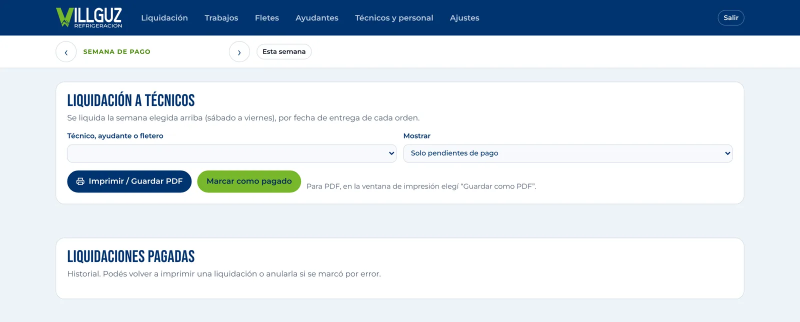
#> input picture img/w/sis-panel-1600.webp, 1600 x 644 px, given in place of d-hero.png, which was not available (shown at 1/2 size)
$ python procesar_web.py
#> lines starting #> are read from the running program, lines starting #| are printed output that depends on the picture; pictures that were not available may be replaced by others from this repository, and a replacement may not be noted
### tools/procesar.py
"""Optimiza las fotos elegidas del SSD -> img/f/<slug>-{800,1600}.{webp,jpg} y escribe tools/fotos.json"""
import json, os, sys
from PIL import Image, ImageOps, ImageCms
Image.MAX_IMAGE_PIXELS = None
# Carpeta del SSD con todo el material. En la Mac suele ser /Volumes/<nombre del SSD>/Cloude Juan Guzman Web
# Se puede cambiar sin tocar el código:  FOTOS_SSD="/Volumes/MiSSD/Cloude Juan Guzman Web" python3 tools/procesar.py
SRC = os.environ.get("FOTOS_SSD", "/mnt/user-data/uploads/Cloude Juan Guzman Web")
REPO = os.path.dirname(os.path.dirname(os.path.abspath(__file__)))

F = SRC + "/Fotos/"
SUBIR = SRC + "/Fotos para subir/"
CARPETAS = {"inicio": "Fotos para el incio", "conciertos": "Conciertos", "eventos": "Eventos",
            "gastronomia": "Gastronomia", "moda": "Moda"}
RETRATOS = "CG1_4569 CG1_4572 CG1_4575 CG1_4578 CG1_4579".split()  # Emma

def carpeta(nombre, filtro=lambda n: True):
    out = []
    for f in sorted(os.listdir(SUBIR + nombre)):
        base, ext = os.path.splitext(f)
        if not filtro(base): continue
        if ext.lower() in (".jpg", ".jpeg", ".png", ".cr2"):
            out.append(("@", SUBIR + nombre + "/" + f))
    return out

FOTOS = {k: carpeta(v) for k, v in CARPETAS.items()}
FOTOS["deportes"] = ([("Batalla de Tucuman 2025 MTB/Nueva edicion", "CG1_"+x) for x in "0013 0410 0278 0424 0943 0460 0633 1004 1008 9973 9889".split()]
         + [("San Javier XCO TUCUMANO/Fotos", "CG1_"+x) for x in "0058 9727 0036 0070 9887 9725 0055 9769 9665 9827".split()]
         + [("Tafi 2500", "CG1_"+x) for x in "1914 1955 1987 1948 1983".split()]
         + [("Defensores FC editadas", "CG1_"+x) for x in "9177 8764 9170 8777 9184 9004 9216 8877 9088 9492 9416 8911".split()])
FOTOS["book"] = carpeta("Book", lambda n: n not in RETRATOS)
FOTOS["retratos"] = carpeta("Book", lambda n: n in RETRATOS)
srgb = ImageCms.createProfile("sRGB")

# [46 lines left out: functions vista_cr2, abrir, guardar, not called in this run]

# [13 lines that do not run on import are left out]

### tools/procesar_web.py
"""Capturas de webs y sistemas -> img/w/<slug>-<ancho>.{webp,jpg} y tools/web.json
Las capturas salen de tools/capturar_web.js (Playwright) y se guardan en CAPTURAS."""
import json, os
from PIL import Image
from procesar import REPO

CAPTURAS = os.environ.get("CAPTURAS", "/tmp/claude-0/vgc")
# slug: (archivo de captura, anchos[, alto en px para recortar])
W = {
    "vg-web-hero": ("d-hero.png", (800, 1600, 2400)),
    "vg-web-full": ("d-full.png", (900, 1440)),
    "vg-web-movil-full": ("m-full.png", (390, 520)),  # webp admite hasta 16383 px de alto
    "vg-web-movil-hero": ("m-hero.png", (600, 1170)),
    "vg-web-equipos": ("d-quick.png", (800, 1600)),
    "vg-web-servicios": ("d-services.png", (800, 1600)),
    "vg-web-consejos": ("d-tips.png", (800, 1600)),
    "vg-web-proceso": ("d-process.png", (800, 1600, 2400)),
    "vg-web-nosotros": ("d-about.png", (800, 1600)),
    "vg-web-turno": ("d-form.png", (800, 1600)),
    "vg-web-pie": ("d-footer.png", (800, 1600)),
    "sis-turnos": ("d-turnos.png", (800, 1600, 2400), 1530),  # alto: recorta el espacio vacio de abajo
    "sis-panel": ("d-panel.png", (800, 1600, 2400), 1160),
    "sis-turnos-movil": ("m-turnos.png", (390, 780)),
}
os.makedirs(f"{REPO}/img/w", exist_ok=True)
data = {}
for slug, (archivo, anchos, *alto) in W.items():
    im = Image.open(f"{CAPTURAS}/{archivo}").convert("RGB")
#> im is the input picture: PIL image 1600x644 RGB; mean R, G, B 215, 224, 231.9
    if alto:
        im = im.crop((0, 0, im.width, min(alto[0], im.height)))
    reales = []
    for w in anchos:
        ww = min(w, im.width)
        r = im if ww == im.width else im.resize((ww, round(im.height * ww / im.width)), Image.LANCZOS)
        r.save(f"{REPO}/img/w/{slug}-{w}.webp", quality=82, method=6)
        r.save(f"{REPO}/img/w/{slug}-{w}.jpg", quality=84, optimize=True, progressive=True)
        reales.append(ww)
#> this loop made 3 passes
#> pass 1, `r = im if ww == im.width else im.resize((ww, round(im.height * ww / im..`:
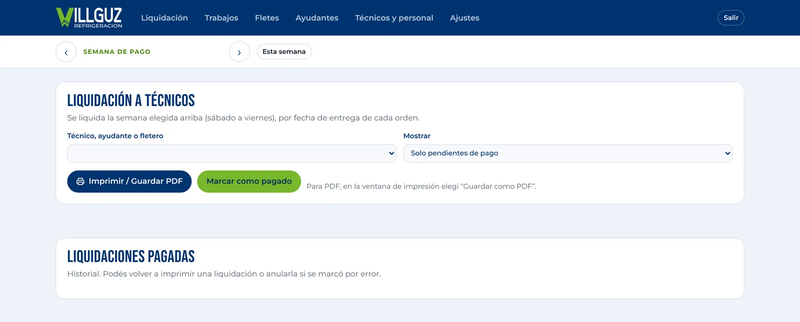
#> r: PIL image 800x322 RGB; mean R, G, B 215, 223.8, 231.7
#> after the loop, reales = [800, 1600, 1600]
    data[slug] = [im.width, im.height, list(anchos), reales]
    print(slug, im.size, reales, flush=True)
#| vg-web-hero (1600, 644) [800, 1600, 1600]
#> pass 2 of the loop `for slug, (archivo, anchos, *alto) in W.items():`:
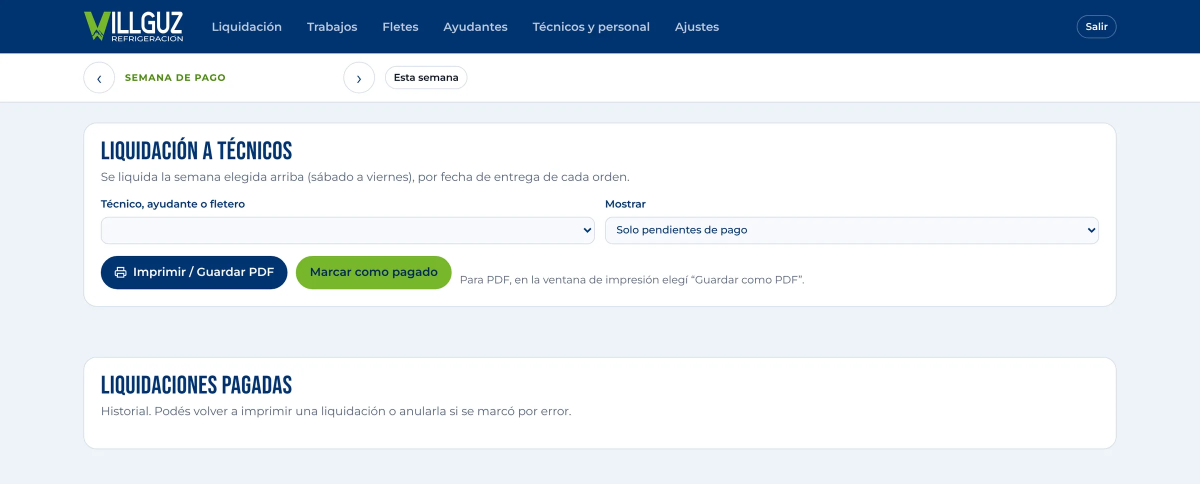
#> input picture img/w/sis-panel-2400.webp, 2400 x 967 px, given in place of d-full.png, which was not available (shown at 1/2 size)
#> im is the input picture: PIL image 2400x967 RGB; mean R, G, B 215.1, 224.1, 232
#> the loop `for w in anchos:` made 2 passes
#> pass 1, `r = im if ww == im.width else im.resize((ww, round(im.height * ww / im..`:
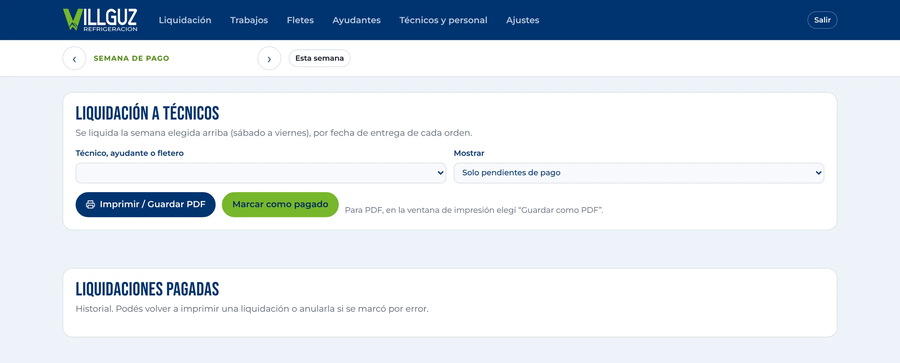
#> r: PIL image 900x363 RGB; mean R, G, B 215, 223.9, 231.9
#> after the loop `for w in anchos:`: reales = [900, 1440]
#| vg-web-full (2400, 967) [900, 1440]
#> (the run stopped early here; a loop or call above may not have finished)
